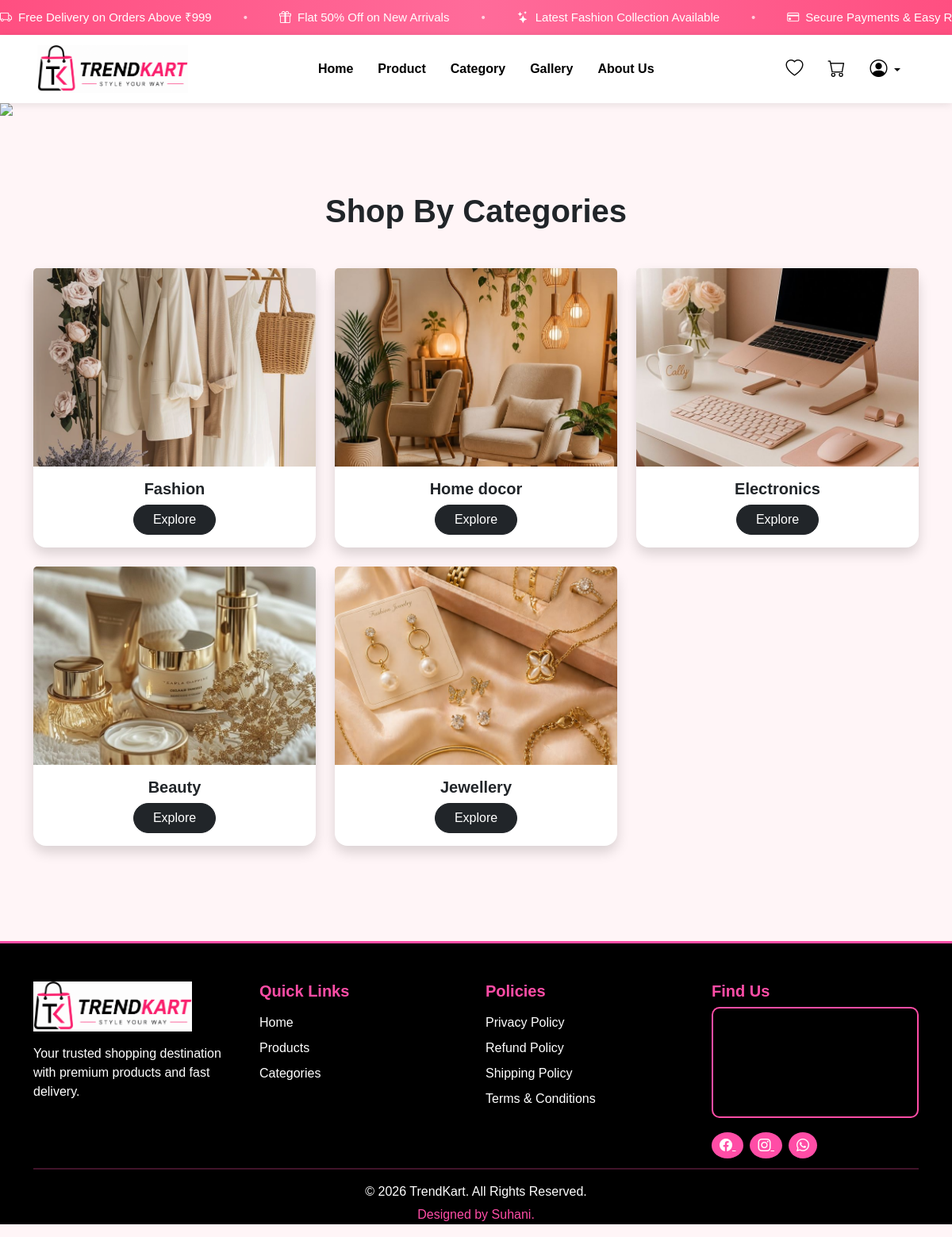
The page /category/ on the database its author committed.
### Trendkart/models.py (models this page shows, shortened)
class Category(models.Model):
    category_name = models.CharField(max_length=255)
    category_image = models.ImageField(
        upload_to='categories/',
        null=True,
        blank=True
    )

### Trendkart/views.py (the view)
# urls.py: path('category/', views.category, name='category'),
def category(request):
    categories = Category.objects.all()
    return render(request, 'categories.html', {'categories': categories})

### templates/categories.html
{% extends 'base.html' %}
{% load static %}
{% block content %}
<img src="{% static 'images/header-banner.png' %}"
     class="img-fluid w-100 mb-5">
<div class="container py-5">
    <h1 class="text-center fw-bold mb-5 text-dark">
        Shop By Categories
    </h1>
    <div class="row">
        {% for category in categories %}
        <div class="col-lg-4 col-md-6 col-sm-6 mb-4">
            <div class="card h-100 shadow border-0 rounded-4">
                {% if category.category_image %}
                    <img src="{{ category.category_image.url }}"
                         class="card-img-top"
                         style="height:250px; object-fit:cover;"
                         alt="{{ category.category_name }}">
                {% endif %}
                <div class="card-body text-center">
                    <h5 class="card-title fw-bold">
                        {{ category.category_name }}
                    </h5>
                    <a href="#"
                       class="btn btn-dark rounded-pill px-4">
                        Explore
                    </a>
                </div>
            </div>
        </div>
        {% empty %}
        <p class="text-center">No categories found.</p>
        {% endfor %}
    </div>
</div>
{% endblock %}

### templates/base.html (style rules this page uses)
body { background-color: #FFF5F7; font-family: Arial, sans-serif; }

### rows shown on the page
Category: category_image (picture), category_name "Fashion"
Category: category_image (picture), category_name "Home docor"
Category: category_image (picture), category_name "Electronics"
Category: category_image (picture), category_name "Beauty"
Category: category_image (picture), category_name "Jewellery"
